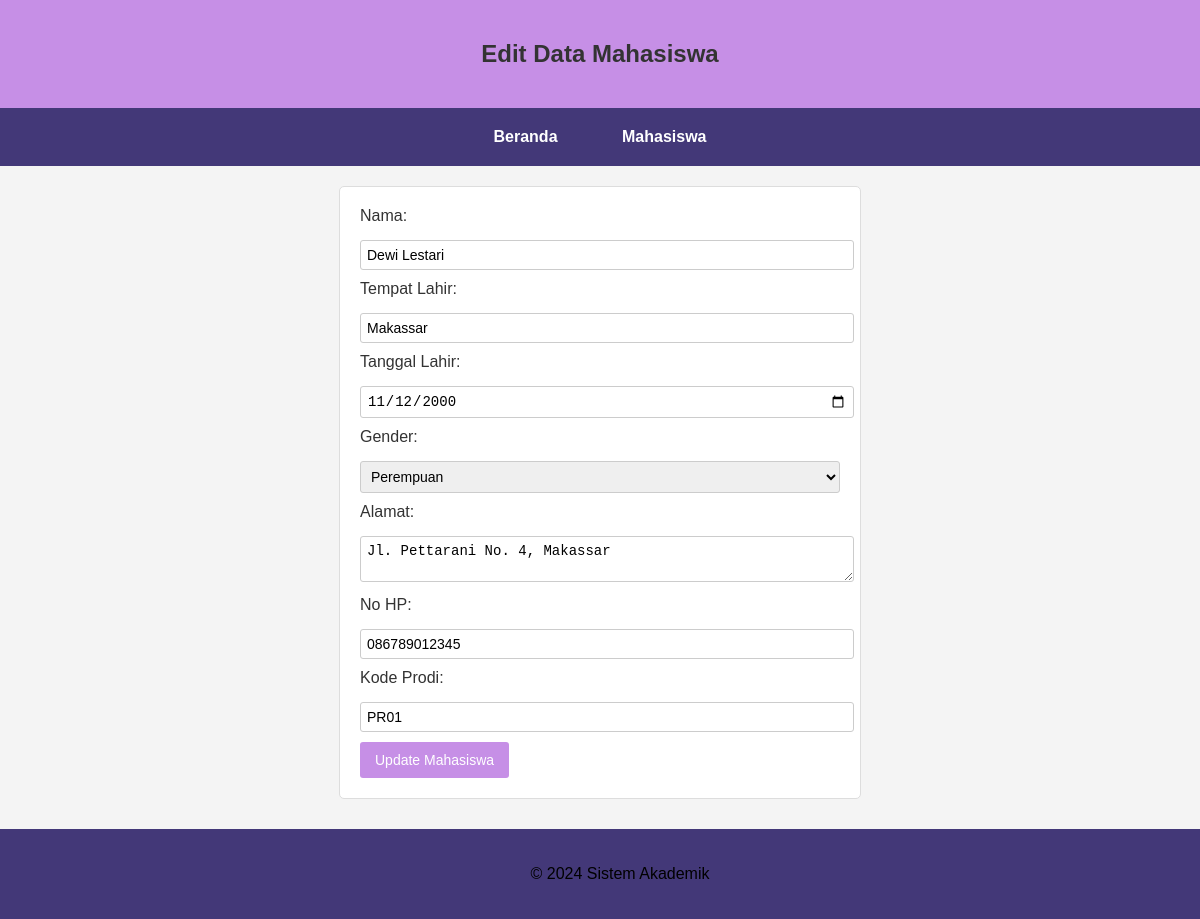
Page /edit_mahasiswa.php?nim=M001000001 on the committed database.
### tables this page shows
CREATE TABLE `mahasiswa` (
  `NIM` char(10) NOT NULL,
  `Nama` varchar(100) DEFAULT NULL,
  `TmpLahir` varchar(50) DEFAULT NULL,
  `TglLahir` date DEFAULT NULL,
  `Gender` enum('L','P') DEFAULT NULL,
  `Alamat` varchar(255) DEFAULT NULL,
  `NoHP` varchar(15) DEFAULT NULL,
  `KodeProdi` char(5) DEFAULT NULL
);

### edit_mahasiswa.php (the view, shortened to what this page needs)
<?php
include 'database_pia.php';
if (isset($_GET['nim'])) {
    $nim = $_GET['nim'];
    $sql = "SELECT * FROM mahasiswa WHERE NIM = '$nim'";
    $result = $conn->query($sql);
    if ($result->num_rows > 0) {
        $row = $result->fetch_assoc();
    } else {
        echo "Data mahasiswa tidak ditemukan.";
        exit;
    }
} else {
    echo "NIM tidak ditemukan.";
    exit;
}
?>
<!DOCTYPE html>
<html lang="en">
<head>
    <link rel="stylesheet" href="style.css">
</head>
<body>
<header>
    <h2>Edit Data Mahasiswa</h2>
</header>
<nav>
    <ul>
        <li><a href="index.php">Beranda</a></li>
        <li><a href="mahasiswa.php">Mahasiswa</a></li>
    </ul>
</nav>
<div class="container">
    <form action="edit_mahasiswa.php?nim=<?php echo $nim; ?>" method="POST">
        <label for="nama">Nama:</label>
        <input type="text" id="nama" name="nama" value="<?php echo $row['Nama']; ?>" required>
        <label for="tmpLahir">Tempat Lahir:</label>
        <input type="text" id="tmpLahir" name="tmpLahir" value="<?php echo $row['TmpLahir']; ?>" required>
        <label for="tglLahir">Tanggal Lahir:</label>
        <input type="date" id="tglLahir" name="tglLahir" value="<?php echo $row['TglLahir']; ?>" required>
        <label for="gender">Gender:</label>
        <select id="gender" name="gender" required>
            <option value="P" <?php echo ($row['Gender'] == 'P') ? 'selected' : ''; ?>>Perempuan</option>
        </select>
        <label for="alamat">Alamat:</label>
        <textarea id="alamat" name="alamat" required><?php echo $row['Alamat']; ?></textarea>
        <label for="noHp">No HP:</label>
        <input type="text" id="noHp" name="noHp" value="<?php echo $row['NoHP']; ?>" required>
        <label for="kodeProdi">Kode Prodi:</label>
        <input type="text" id="kodeProdi" name="kodeProdi" value="<?php echo $row['KodeProdi']; ?>" required>
        <input type="submit" name="submit" value="Update Mahasiswa">
    </form>
</div>
<footer>
    <p>&copy; 2024 Sistem Akademik</p>
</footer>
</body>
</html>

### style.css (style rules this page uses)
body { font-family: Arial, sans-serif; background-color: #f4f4f4; color: #333; margin: 0; padding: 0; }
h2, h3 { color: #333; text-align: center; }
a { color: #433878; text-decoration: none; font-weight: bold; }
form { width: 60%; margin: 20px auto; padding: 20px; background-color: #fff; border: 1px solid #ddd; border-radius: 5px; }
label { display: block; margin-bottom: 5px; font-weight: normal; }
input[type="text"], input[type="date"], select, textarea { width: 100%; padding: 6px; margin: 10px 0; border: 1px solid #ccc; border-radius: 3px; font-size: 14px; }
input[type="submit"] { background-color: #C68FE6; color: white; border: none; padding: 10px 15px; font-size: 14px; border-radius: 3px; cursor: pointer; }
.container { max-width: 800px; margin: 0 auto; padding-bottom: 100px; }
header { text-align: center; background-color: #C68FE6; color: white; padding: 20px; text-align: center; }
nav { background-color: #433878; text-align: center; }
nav ul { list-style-type: none; padding: 0; margin: 0; }
nav ul li { display: inline-block; margin: 10px; }
nav ul li a { color: white; text-decoration: none; font-size: 16px; padding: 10px 20px; display: inline-block; }
footer { text-align: center; padding: 20px; background-color: #433878; color: rgb(0, 0, 0); position: fixed; bottom: 0; width: 100%; }

### rows in the picture
mahasiswa: nama "Dewi Lestari", tmpLahir "Makassar", tglLahir "11/12/2000", gender "Perempuan", alamat "Jl. Pettarani No. 4, Makassar", noHp "086789012345", kodeProdi "PR01"
